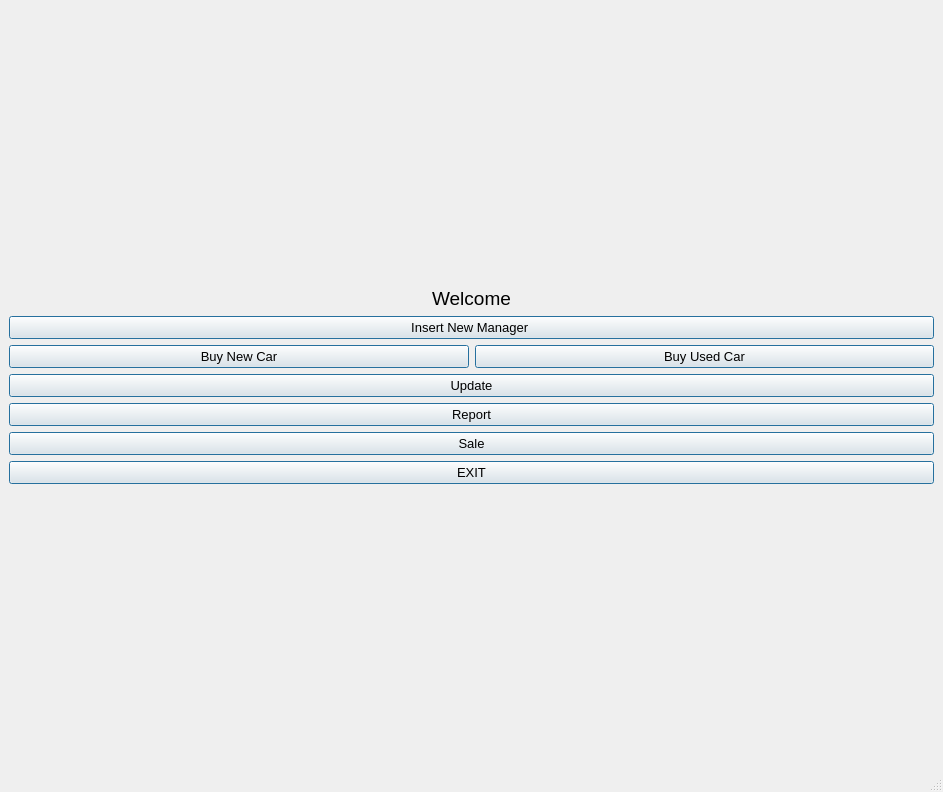
<?xml version="1.0" encoding="UTF-8"?>
<ui version="4.0">
 <class>menu</class>
 <widget class="QMainWindow" name="menu">
  <property name="geometry">
   <rect>
    <x>0</x>
    <y>0</y>
    <width>943</width>
    <height>792</height>
   </rect>
  </property>
  <property name="windowTitle">
   <string>MainWindow</string>
  </property>
  <widget class="QWidget" name="centralwidget">
   <layout class="QGridLayout" name="gridLayout">
    <item row="5" column="0" colspan="4">
     <widget class="QPushButton" name="pushButton_report">
      <property name="font">
       <font>
        <pointsize>10</pointsize>
       </font>
      </property>
      <property name="text">
       <string>Report</string>
      </property>
      <property name="default">
       <bool>true</bool>
      </property>
     </widget>
    </item>
    <item row="1" column="1" colspan="2">
     <widget class="QLabel" name="label">
      <property name="font">
       <font>
        <pointsize>14</pointsize>
       </font>
      </property>
      <property name="text">
       <string>Welcome</string>
      </property>
      <property name="alignment">
       <set>Qt::AlignCenter</set>
      </property>
     </widget>
    </item>
    <item row="4" column="0" colspan="4">
     <widget class="QPushButton" name="pushButton_update">
      <property name="font">
       <font>
        <pointsize>10</pointsize>
       </font>
      </property>
      <property name="text">
       <string>Update</string>
      </property>
      <property name="default">
       <bool>true</bool>
      </property>
      <property name="flat">
       <bool>false</bool>
      </property>
     </widget>
    </item>
    <item row="7" column="0" colspan="4">
     <widget class="QPushButton" name="pushButton_exit">
      <property name="font">
       <font>
        <pointsize>10</pointsize>
        <weight>50</weight>
        <bold>false</bold>
       </font>
      </property>
      <property name="text">
       <string>EXIT</string>
      </property>
      <property name="iconSize">
       <size>
        <width>30</width>
        <height>30</height>
       </size>
      </property>
      <property name="default">
       <bool>true</bool>
      </property>
     </widget>
    </item>
    <item row="6" column="0" colspan="4">
     <widget class="QPushButton" name="pushButton_sale">
      <property name="font">
       <font>
        <pointsize>10</pointsize>
        <weight>50</weight>
        <italic>false</italic>
        <bold>false</bold>
       </font>
      </property>
      <property name="text">
       <string>Sale</string>
      </property>
      <property name="autoDefault">
       <bool>false</bool>
      </property>
      <property name="default">
       <bool>true</bool>
      </property>
     </widget>
    </item>
    <item row="3" column="0" colspan="2">
     <widget class="QPushButton" name="pushButton_buyNew">
      <property name="font">
       <font>
        <pointsize>10</pointsize>
       </font>
      </property>
      <property name="text">
       <string>Buy New Car</string>
      </property>
      <property name="default">
       <bool>true</bool>
      </property>
     </widget>
    </item>
    <item row="2" column="0" colspan="4">
     <widget class="QPushButton" name="pushButton_insertMgr">
      <property name="baseSize">
       <size>
        <width>2</width>
        <height>0</height>
       </size>
      </property>
      <property name="font">
       <font>
        <pointsize>10</pointsize>
       </font>
      </property>
      <property name="text">
       <string>Insert New Manager </string>
      </property>
      <property name="default">
       <bool>true</bool>
      </property>
     </widget>
    </item>
    <item row="1" column="0">
     <spacer name="horizontalSpacer_11">
      <property name="orientation">
       <enum>Qt::Horizontal</enum>
      </property>
      <property name="sizeHint" stdset="0">
       <size>
        <width>405</width>
        <height>20</height>
       </size>
      </property>
     </spacer>
    </item>
    <item row="1" column="3">
     <spacer name="horizontalSpacer_12">
      <property name="orientation">
       <enum>Qt::Horizontal</enum>
      </property>
      <property name="sizeHint" stdset="0">
       <size>
        <width>404</width>
        <height>20</height>
       </size>
      </property>
     </spacer>
    </item>
    <item row="3" column="2" colspan="2">
     <widget class="QPushButton" name="pushButton_buyused">
      <property name="font">
       <font>
        <pointsize>10</pointsize>
       </font>
      </property>
      <property name="text">
       <string>Buy Used Car</string>
      </property>
      <property name="default">
       <bool>true</bool>
      </property>
     </widget>
    </item>
    <item row="8" column="0" colspan="4">
     <spacer name="verticalSpacer">
      <property name="orientation">
       <enum>Qt::Vertical</enum>
      </property>
      <property name="sizeHint" stdset="0">
       <size>
        <width>20</width>
        <height>228</height>
       </size>
      </property>
     </spacer>
    </item>
    <item row="0" column="0" colspan="4">
     <spacer name="verticalSpacer_2">
      <property name="orientation">
       <enum>Qt::Vertical</enum>
      </property>
      <property name="sizeHint" stdset="0">
       <size>
        <width>918</width>
        <height>226</height>
       </size>
      </property>
     </spacer>
    </item>
   </layout>
  </widget>
  <widget class="QMenuBar" name="menubar">
   <property name="geometry">
    <rect>
     <x>0</x>
     <y>0</y>
     <width>943</width>
     <height>25</height>
    </rect>
   </property>
  </widget>
  <widget class="QStatusBar" name="statusbar"/>
 </widget>
 <resources/>
 <connections/>
</ui>
